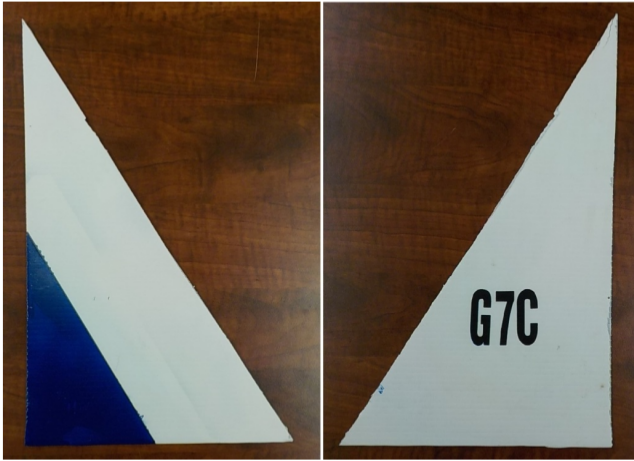
#> input picture Helaly/ComputerVision/g7c.png, 634 x 461 px
$ python blue.py
#> lines starting #> are read from the running program, lines starting #| are printed output that depends on the picture; after the words box and inside, x2 and y2 are one past the last pixel; in counts of white or black regions, pixels touching at a corner belong together
import cv2
import numpy as np

im =  cv2.imread("g7c.png", 1);
#> im is the input picture: shape (461, 634, 3); mean B, G, R 83.8, 95.4, 109.1
hsv = cv2.cvtColor(im, cv2.COLOR_BGR2HSV)
#> hsv: shape (461, 634, 3); mean H, S, V 40.9, 124.6, 116.9
lower_blue = np.array([105, 16, 0])
upper_blue = np.array([240, 255, 170])
mask = cv2.inRange(hsv, lower_blue, upper_blue)
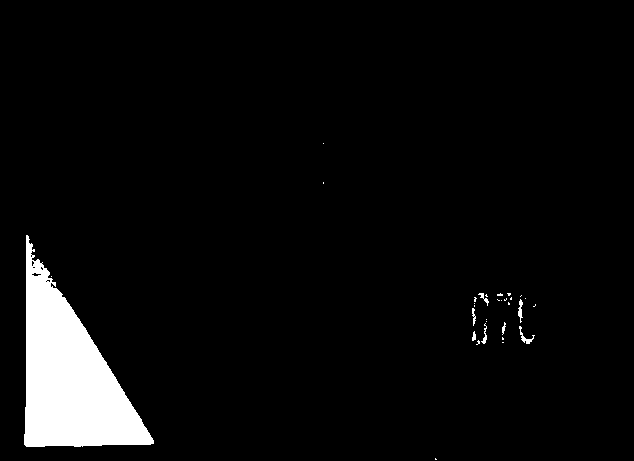
#> mask: shape (461, 634); 4.9% white; 31 white regions (23 under 20 px), largest, box (x1, y1, x2, y2) and area: (24, 235, 154, 447) 13806, (519, 326, 535, 344) 77, (518, 299, 523, 323) 65
res = cv2.bitwise_and(im, im, mask=mask)
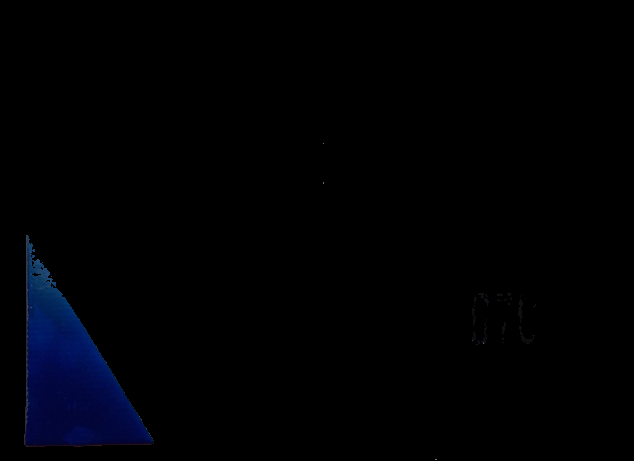
#> res: shape (461, 634, 3); mean B, G, R 3.6, 0.9, 0.2
kernel = np.ones((5,5), np.uint8)
closing = cv2.morphologyEx(res, cv2.MORPH_CLOSE, kernel)
opening = cv2.morphologyEx(closing, cv2.MORPH_CLOSE, kernel)
processed_img = cv2.GaussianBlur(opening, (3,3), 0 )
processed_img =cv2.cvtColor(processed_img,cv2.COLOR_BGR2GRAY)
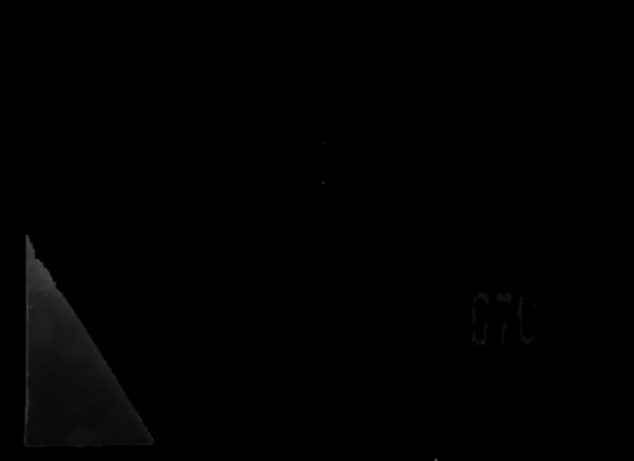
#> processed_img: shape (461, 634); min 0, max 85, mean 1.1
edged = cv2.Canny(processed_img, 30, 200)
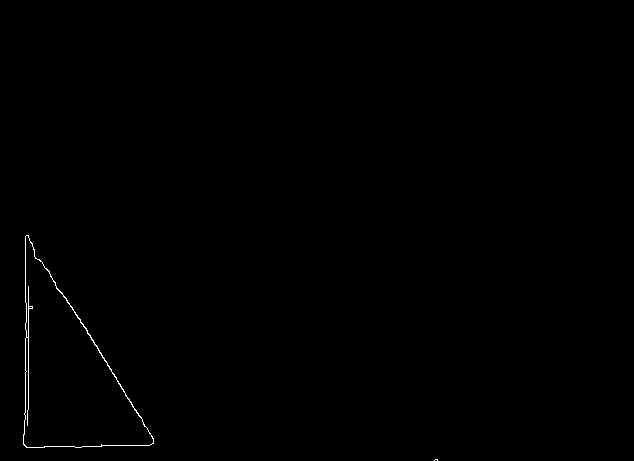
#> edged: shape (461, 634); 0.28% white in thin lines or dots, all inside (x1, y1, x2, y2) = (23, 235, 438, 461)
cnts,h  = cv2.findContours(edged.copy(), cv2.RETR_TREE, cv2.CHAIN_APPROX_SIMPLE)
#> cnts = 4 contours, 2 with area under 20; largest, box (x1, y1, x2, y2) and area: (23, 235, 154, 448) 14089, (23, 235, 154, 448) 13978; h = [[1, -1, -1, -1], [-1, 0, 2, -1], [3, -1, -1, 1], [-1, 2, -1, 1]]
cnts = sorted(cnts, key = cv2.contourArea, reverse = True)[:10]

for c in cnts:
    # approximate the contour
    peri = cv2.arcLength(c, True)
    approx = cv2.approxPolyDP(c, 0.02 * peri, True)

    # if our approximated contour has four points, then
    # we can assume that we have found our screen
    if len(approx) == 3:
        print("Triangle")
        break
    elif len(approx)==4:
        print("Rectangle")
        break
#> this loop made 1 pass
#> (peri, approx) on pass 1: (610.8, [[26, 235], [23, 444], [153, 443]])
#| Triangle

cv2.drawContours(im, cnts, -1, (0, 255, 0), 3)
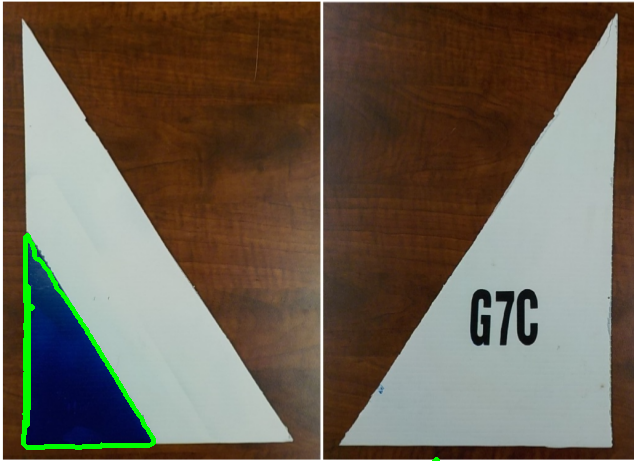
#> im: shape (461, 634, 3); 1.12% of pixels changed, all inside (x1, y1, x2, y2) = (21, 233, 440, 461)


cv2.imshow("image2",im) ;
cv2.waitKey()
cv2.destroyAllWindows();

$ run again, with Helaly/ComputerVision/UH8.jpg saved as Helaly/ComputerVision/g7c.png
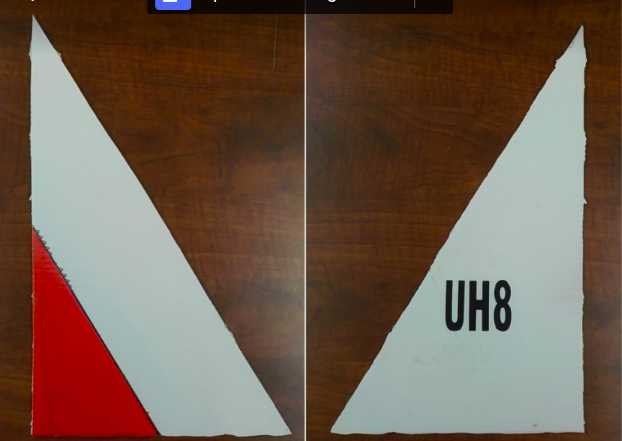
#> input picture Helaly/ComputerVision/UH8.jpg, 622 x 441 px
#> im is the input picture: shape (441, 622, 3); mean B, G, R 76.4, 90.7, 111.8
#> hsv: shape (441, 622, 3); mean H, S, V 36.3, 128.8, 117.1
#> `mask = cv2.inRange(hsv, lower_blue, upper_blue)`:
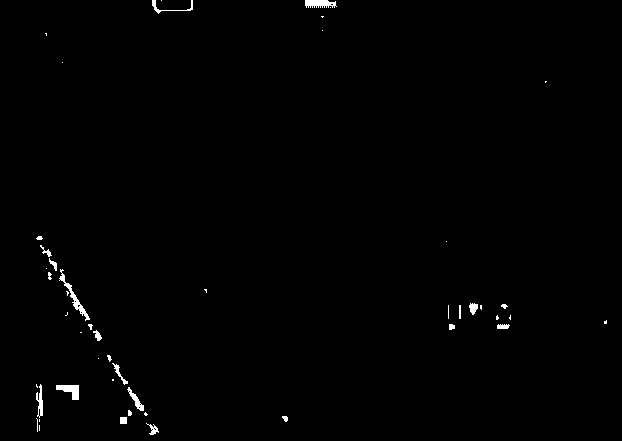
#> mask: shape (441, 622); 0.66% white; 48 white regions (26 under 20 px), largest, box (x1, y1, x2, y2) and area: (59, 269, 90, 321) 247, (56, 385, 79, 400) 202, (305, 0, 337, 8) 199
#> edged: shape (441, 622); 0.29% white in thin lines or dots
#> `cnts,h  = cv2.findContours(edged.copy(), cv2.RETR_TREE, cv2.CHAIN_APPR..`: cnts = 29 contours, 14 with area under 20; largest, box (x1, y1, x2, y2) and area: (40, 245, 103, 341) 526, (40, 245, 91, 324) 396, (112, 361, 145, 411) 232, (35, 383, 43, 432) 210, (35, 383, 43, 432) 206; h = 29 rows, first 6: [3, -1, 1, -1], [2, -1, -1, 0], [-1, 1, -1, 0], [5, 0, 4, -1], [-1, -1, -1, 3], [7, 3, 6, -1]
#> `cnts = sorted(cnts, key = cv2.contourArea, reverse = True)[:10]`: cnts = 10 contours; largest, box (x1, y1, x2, y2) and area: (40, 245, 103, 341) 526, (40, 245, 91, 324) 396, (112, 361, 145, 411) 232, (35, 383, 43, 432) 210, (35, 383, 43, 432) 206
#> the loop `for c in cnts:` made 1 pass
#> (peri, approx) on pass 1: (269.2, [[40, 245], [100, 340], [63, 269]])
#> (printed output is left out)
#> `cv2.drawContours(im, cnts, -1, (0, 255, 0), 3)`:
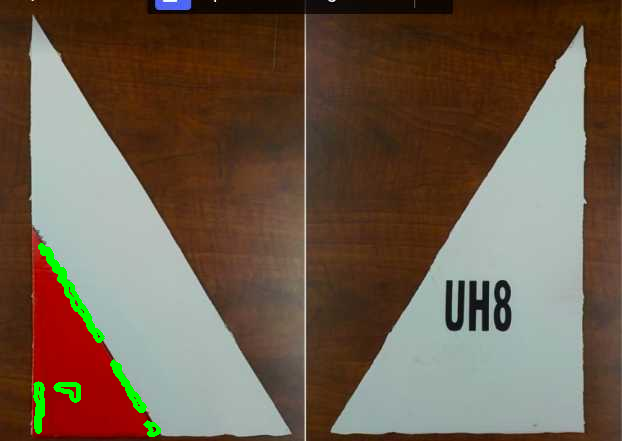
#> im: shape (441, 622, 3); 0.93% of pixels changed, all inside (x1, y1, x2, y2) = (33, 243, 161, 437)
